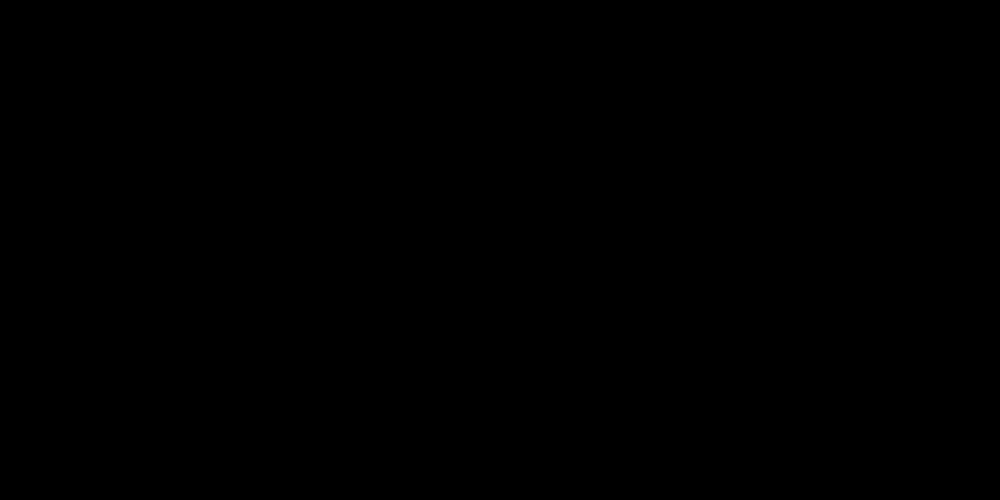
Frame 1 (no input)
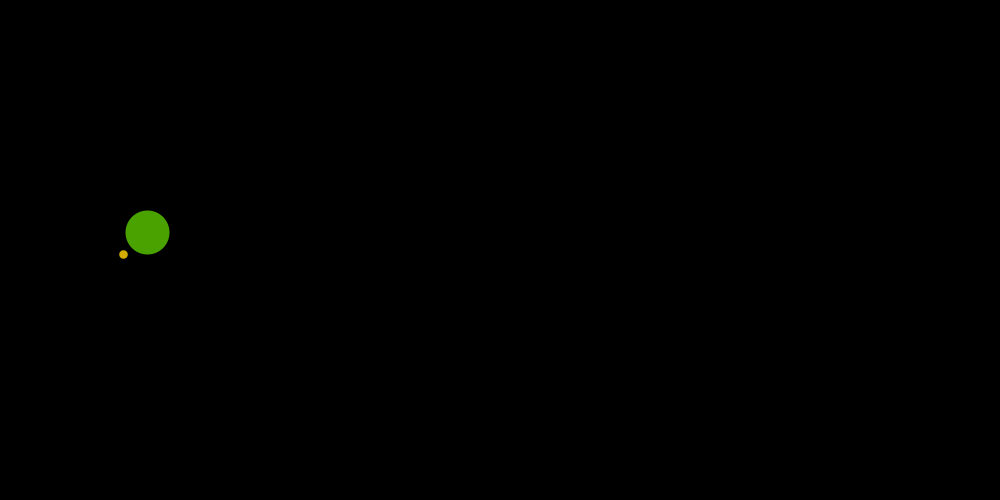
Frame 60 (the mouse pressed at the canvas centre just before this capture)
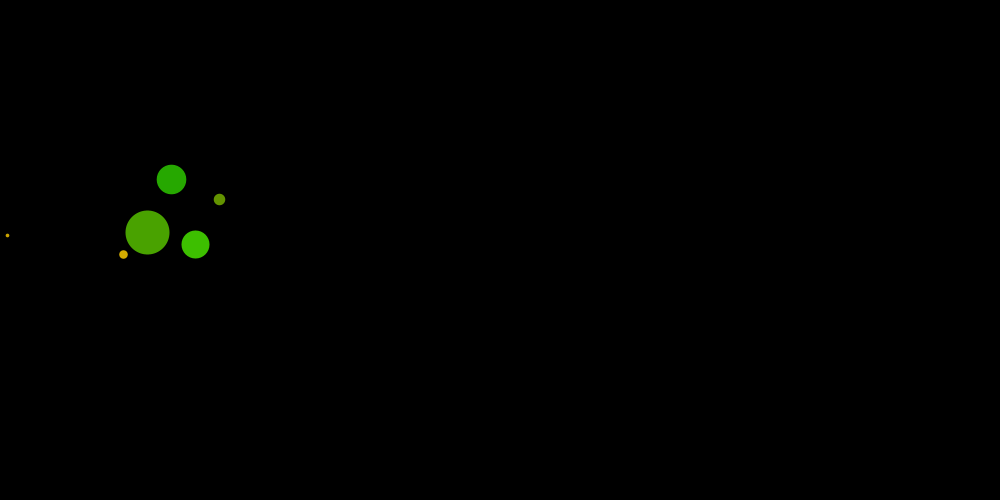
Frame 120 (the mouse held since frame 60 and released just before this capture)

The Processing sketch that drew these frames (run headless with seeded random() and noise(); from frame 60 on, the mouse is pressed at the canvas centre):

// Processing sketch: processing_139095
// ── processing_139095.pde


void setup() { 
  size (1000, 500); 
  background(0); 
} 
float t = 0.; 
int x = 0; 
float a_radius = 100; 
float a_angle = 0; 
float a_x = cos(a_angle*PI/180)*a_radius; 
float a_y = sin(a_angle*PI/180)*a_radius ;



void draw() { 
  a_angle = a_angle + 15;  
 
float a_x = cos(a_angle*PI/180)*a_radius; 
float a_y = sin(a_angle*PI/180)*a_radius; 
  strokeWeight(random(50)); 
    stroke(random(255),random(100,200),0); 
      point(x % width+a_x, map(noise(t)+a_y, 0., 1., 0., height)); 

    t = t+0.01; 
    x++; 
    
 
} 
